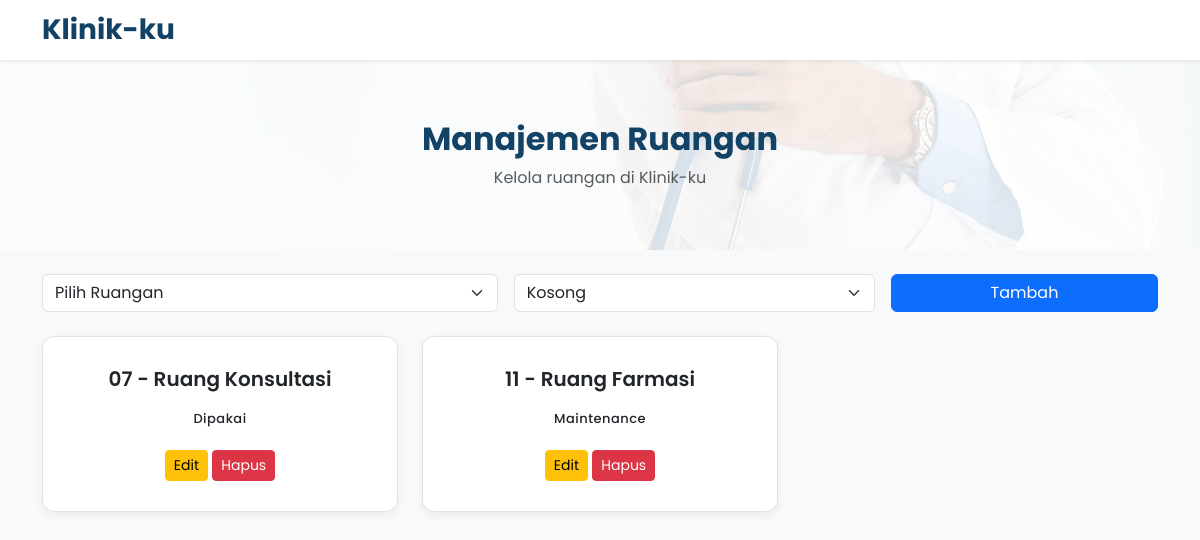
The page /admin/crud_ruangan.php (signed in) on the database its author committed.
### tables this page shows
CREATE TABLE `ruangan` (
  `id` int(11) NOT NULL,
  `id_nama_ruang` int(11) NOT NULL,
  `status` enum('kosong','dipakai','maintenance') NOT NULL,
  `keterangan` text DEFAULT NULL
);

CREATE TABLE `daftar_ruang` (
  `id` int(11) NOT NULL,
  `nama` varchar(100) NOT NULL
);

### admin/crud_ruangan.php (the view, shortened to what this page needs)
<?php
include '../config/db.php';
$ruangan = $conn->query("
  SELECT
    r.id AS id_ruangan,
    dr.nama,
    r.status
  FROM ruangan r
  JOIN daftar_ruang dr ON r.id_nama_ruang = dr.id
");
?>
<!DOCTYPE html>
<html lang="id">
<head>
  <link href="../assets/vendor/bootstrap/css/bootstrap.min.css" rel="stylesheet" />
</head>
<body>
<nav class="navbar navbar-expand-lg navbar-light bg-white shadow-sm sticky-top">
  <div class="container">
    <a class="navbar-brand" href="dashboard.php">
      <h1>Klinik-ku</h1>
    </a>
  </div>
</nav>
<section class="hero">
  <div class="container">
    <h2>Manajemen Ruangan</h2>
    <p class="text-muted mb-0">Kelola ruangan di Klinik-ku</p>
  </div>
</section>
<div class="container py-4">
  <form method="POST" class="mb-4">
    <div class="row g-3 align-items-center">
      <div class="col-md-5">
        <select name="id_nama_ruang" class="form-select" required>
          <option value="">Pilih Ruangan</option>
        </select>
      </div>
      <div class="col-md-4">
        <select name="status" class="form-select" required>
          <option value="Kosong">Kosong</option>
        </select>
      </div>
      <div class="col-md-3">
        <button type="submit" name="tambah" class="btn btn-primary w-100">Tambah</button>
      </div>
    </div>
  </form>
  <div class="row">
    <?php while ($row = $ruangan->fetch_assoc()): ?>
    <div class="col-md-4 mb-4 ruangan-item" data-status="<?= $row['status'] ?>">
      <div class="ruangan-box">
        <h5><?= htmlspecialchars($row['nama']) ?></h5>
        <span class="status <?= $row['status'] ?>"><?= ucfirst($row['status']) ?></span>
        <div class="mt-3">
          <form method="POST" class="d-inline">
            <button type="submit" name="edit_modal" class="btn btn-warning btn-sm">Edit</button>
          </form>
          <a href="?hapus=<?= $row['id_ruangan'] ?>" onclick="return confirm('Yakin?')" class="btn btn-danger btn-sm">Hapus</a>
        </div>
      </div>
    </div>
  <?php endwhile; ?>
  </div>
</div>
</body>
</html>

### admin/crud_ruangan.php (style rules this page uses)
body { background-color: #f8f9fa; font-family: 'Poppins', sans-serif; }
.navbar-brand h1 { font-size: 28px; font-weight: 700; color: #124265; margin: 0; }
.hero { background: linear-gradient(rgba(255,255,255,0.85), rgba(255,255,255,0.85)), url('../assets/img/hero-bg.jpg') no-repeat center center; background-size: cover; padding: 60px 0; text-align: center; }
.hero h2 { color: #124265; font-weight: 700; font-size: 32px; }
.ruangan-box { background: #ffffff; border: 1px solid #dee2e6; border-radius: 12px; padding: 30px 20px; text-align: center; box-shadow: 0 3px 10px rgba(0,0,0,0.06); transition: 0.3s ease; }
.ruangan-box h5 { font-size: 20px; font-weight: 600; margin-bottom: 12px; }
.status { font-weight: 500; font-size: 13px; padding: 6px 14px; border-radius: 20px; display: inline-block; letter-spacing: 0.5px; }

### rows shown on the page
ruangan: daftar_ruang.nama "07 - Ruang Konsultasi", status "Dipakai"
ruangan: daftar_ruang.nama "11 - Ruang Farmasi", status "Maintenance"
